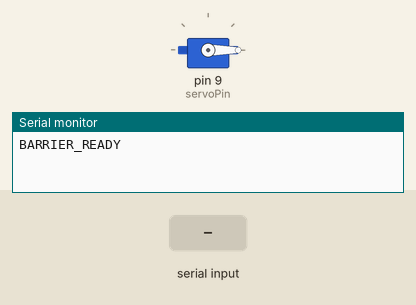
A sketch run on a simulated Arduino Uno, built with avr-gcc and run on an emulated ATmega328P. Parts: servo, the last lines printed to the serial monitor. The inputs (shaded band) are chosen by the test bench.

Above: at 1.2 s.
1.3 s: "O" received over Serial
At 1.76 s:
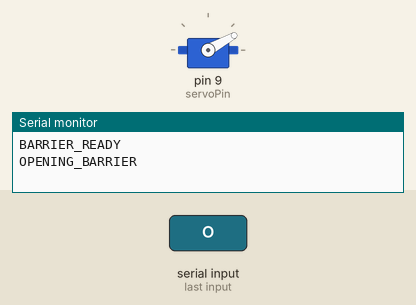
At 3.2 s:
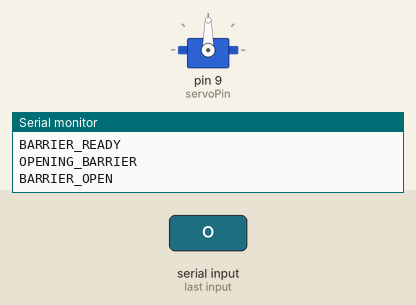
4.3 s: "C" received over Serial
At 4.76 s:
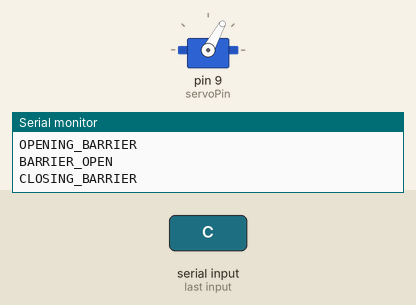
Timing chart, 0 to 7.3 s (numbered marks = the images above; inputs shaded):
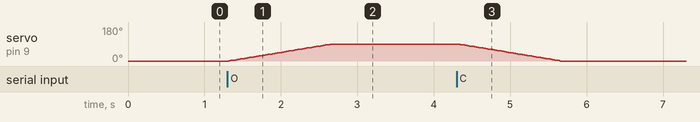

Measured:
- after the input at 1.3 s, servo on pin 9 (servoPin): moves from 0° to 90° over 1.3 s, starting at once
- after the input at 4.3 s, servo on pin 9 (servoPin): moves from 90° to 0° over 1.3 s, starting at once

The sketch:

barrier.ino
```cpp
/**
 * Barrier Control System
 *
 * This code controls a Servo motor representing a parking barrier.
 * It listens for commands over Serial:
 * 'O' -> Open the barrier
 * 'C' -> Close the barrier
 */

#include <Servo.h>

Servo barrierServo;
const int servoPin = 9;
const int openAngle = 90;
const int closedAngle = 0;

void setup() {
  Serial.begin(9600);
  barrierServo.attach(servoPin);
  barrierServo.write(closedAngle); // Initial state: Closed
  Serial.println("BARRIER_READY");
}

void loop() {
  if (Serial.available() > 0) {
    char command = Serial.read();

    if (command == 'O') {
      openBarrier();
    } else if (command == 'C') {
      closeBarrier();
    }
  }
}

void openBarrier() {
  Serial.println("OPENING_BARRIER");
  for (int pos = closedAngle; pos <= openAngle; pos += 1) {
    barrierServo.write(pos);
    delay(15);
  }
  Serial.println("BARRIER_OPEN");

  // Auto-close after 5 seconds if needed,
  // or wait for 'C' command from backend.
  // The backend in this project seems to handle the timing.
}

void closeBarrier() {
  Serial.println("CLOSING_BARRIER");
  for (int pos = openAngle; pos >= closedAngle; pos -= 1) {
    barrierServo.write(pos);
    delay(15);
  }
  Serial.println("BARRIER_CLOSED");
}
```
